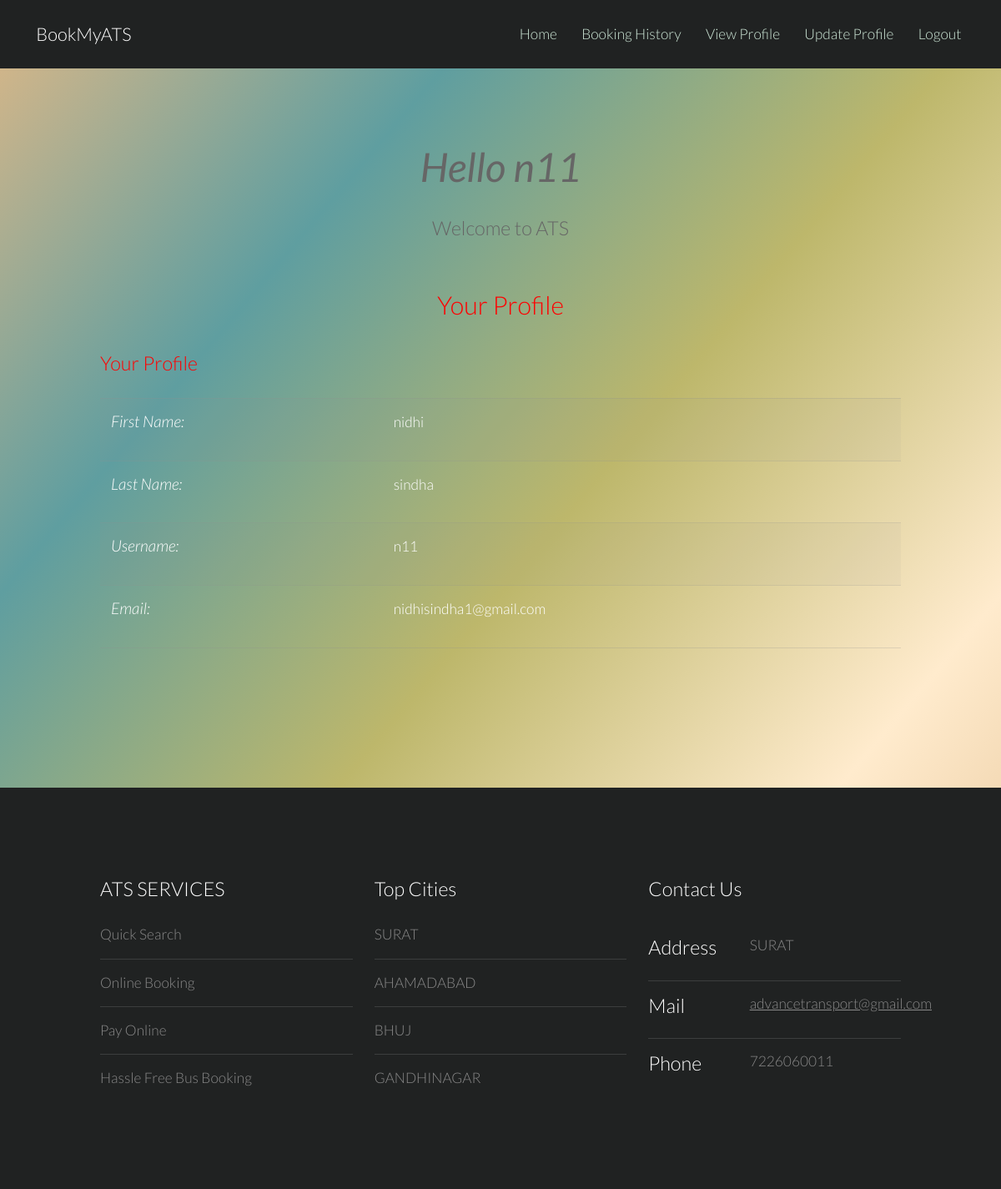
Page /view_profile1.php (signed in) on the committed database.
### tables this page shows
CREATE TABLE `user` (
  `UserID` int(11) NOT NULL,
  `Fname` varchar(200) DEFAULT NULL,
  `Lname` varchar(200) DEFAULT NULL,
  `Email` varchar(200) DEFAULT NULL,
  `Username` varchar(200) DEFAULT NULL,
  `Password` varchar(200) DEFAULT NULL,
  `Aadhar_no` bigint(20) NOT NULL,
  `Timestamp` timestamp NOT NULL DEFAULT CURRENT_TIMESTAMP
);

### view_profile1.php (the view, shortened to what this page needs)
<!DOCTYPE html>
<html lang="en">
	<head>
	</head>
	<body style="background:-webkit-linear-gradient(left top,BurlyWood,Chocolate,Darkkhaki,BlanchedAlmond,BurlyWood); background: linear-gradient(to bottom right,BurlyWood,CadetBlue,Darkkhaki,BlanchedAlmond,BurlyWood);">
        <?php include 'header1.php';?>
			<div class="container">
			<section id="main" class="wrapper">
				<div class="container">
					<header class="major">
						<center><i><font  size="35"><strong>Hello <?php echo $_SESSION['user']?></font></i></strong></center>
						<br>
						<h3>Welcome to ATS</h3>
					</header>
</div>
<center>	<h2>Your Profile</h2> </center>
<?php
$sel="SELECT * FROM `user` where Username='".$_SESSION['user']."'" ;
$str= mysql_query($sel);
$rows= mysql_num_rows($str);
if($rows==0 || $rows>1)
{
	header('Refresh:5; url=web_home.php');
	echo '<h3 style= "text-align:center;"> <font color="red">Data Base Error </font></h3>';
	echo "<br>";
	echo '<p style= "text-align:center">Redirecting to the home page in 5 seconds</p>';
}
else
{
	while($row=mysql_fetch_array($str))
{
	echo '<div class="container">';
	echo '<h3 > <font color="red">Your Profile </font></h3>';
	echo '<table style="width:100%" align="center">';
	echo "<tr>";
		echo "<td>";
		echo '<h4> <i>First Name:</i></h4>';
		echo "</td>";
		echo "<td>";
		echo $row['Fname'];
		echo "</td>";
	echo "</tr>";
	echo "<tr>";
		echo "<td>";
		echo '<h4> <i>Last Name:</i></h4>';
		echo "</td>";
		echo "<td>";
		echo $row['Lname'];
		echo "</td>";
	echo "</tr>";
	echo "<tr>";
		echo "<td>";
		echo '<h4> <i>Username:</i></h4>';
		echo "</td>";
		echo "<td>";
		echo $row['Username'];
		echo "</td>";
	echo "</tr>";
	echo "<tr>";
		echo "<td>";
		echo '<h4> <i>Email:</i></h4>';
		echo "</td>";
		echo "<td>";
		echo $row['Email'];
		echo "</td>";
	echo "</tr>";
	echo "</table>";
	echo "</div>";
}
}
?>
<br>
</div>
        <?php include 'footer.php';?>
	</body>
</html>

### css/style.css (style rules this page uses)
body { background: #fff; }
body, input, select, textarea { color: #444; font-family: "Lato", Helvetica, sans-serif; font-size: 15pt; font-weight: 300; line-height: 1.65em; }
strong, b { color: #666; font-weight: 400; }
em, i { font-style: italic; }
h1, h2, h3, h4, h5, h6 { color: #666; font-weight: 300; line-height: 1em; margin: 0 0 1em 0; }
h2 { font-size: 1.75em; line-height: 1.5em; }
h3 { font-size: 1.35em; line-height: 1.5em; }
h4 { font-size: 1.1em; line-height: 1.5em; }
header.major { text-align: center; margin-bottom: 3em; }
table { margin: 0 0 2em 0; width: 100%; }
table tbody tr { border: solid 1px rgba(144, 144, 144, 0.25); border-left: 0; border-right: 0; }
table tbody tr:nth-child(2n + 1) { background-color: rgba(144, 144, 144, 0.075); }
table td { padding: 0.75em 0.75em; }
.wrapper { padding: 6em 0em 4em; }

### css/style-xlarge.css (style rules this page uses)
body, input, select, textarea { font-size: 13pt; }

### css/style-large.css (style rules this page uses)
body, input, select, textarea { font-size: 13pt; }

### view_profile1.php (style rules this page uses)
h2 { color:red; }
h4 { color:white; }
td { color:white; }

### rows in the picture
user: Fname "nidhi", Lname "sindha", Username "n11", Email "nidhisindha1@gmail.com"

### other values in the picture
$_SESSION['user'] "n11"
